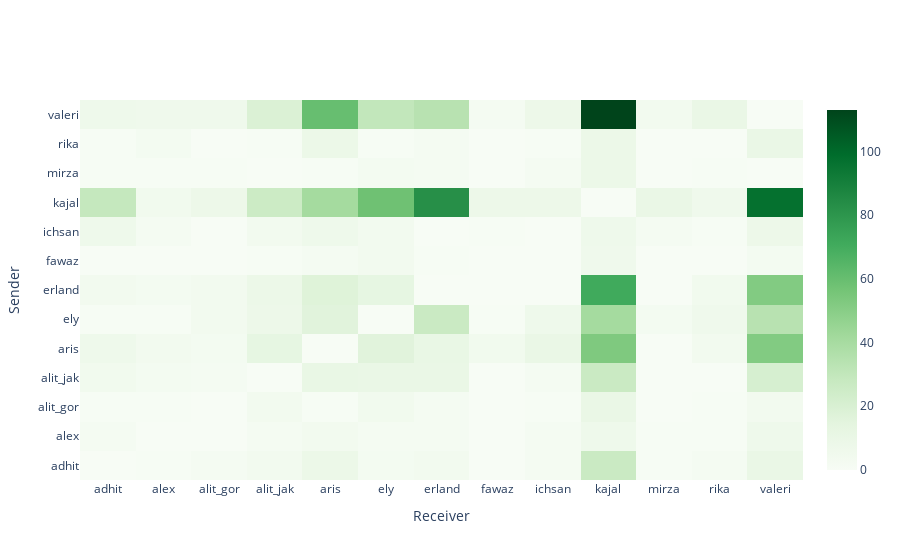

Source (notebook cell):
### Markdown cell above
## User interaction

### Code cell
fig = FigureBuilder(chat).user_message_responses_heatmap(title=None)
py.plot(fig, filename='User interaction heatmap', auto_open=False)
fig

### Figure 1 — Plotly figure (JSON) as saved in the notebook; plotly's stock layout.template omitted (floating-point values rounded to 4 significant figures; data arrays with more than 128 entries replaced by an {"elided": "..."} marker saying what was removed)
{"data": [{"colorscale": [[0, "rgb(247,252,245)"], [0.125, "rgb(229,245,224)"], [0.25, "rgb(199,233,192)"], [0.375, "rgb(161,217,155)"], [0.5, "rgb(116,196,118)"], [0.625, "rgb(65,171,93)"], [0.75, "rgb(35,139,69)"], [0.875, "rgb(0,109,44)"], [1, "rgb(0,68,27)"]], "hovertemplate": "%{y} ---> %{x}<extra>%{z}</extra>", "type": "heatmap", "x": ["adhit", "alex", "alit_gor", "alit_jak", "aris", "ely", "erland", "fawaz", "ichsan", "kajal", "mirza", "rika", "valeri"], "y": ["adhit", "alex", "alit_gor", "alit_jak", "aris", "ely", "erland", "fawaz", "ichsan", "kajal", "mirza", "rika", "valeri"], "z": {"elided": "13x13 int values"}}], "layout": {"xaxis": {"title": {"text": "Receiver"}}, "yaxis": {"title": {"text": "Sender"}}}}
